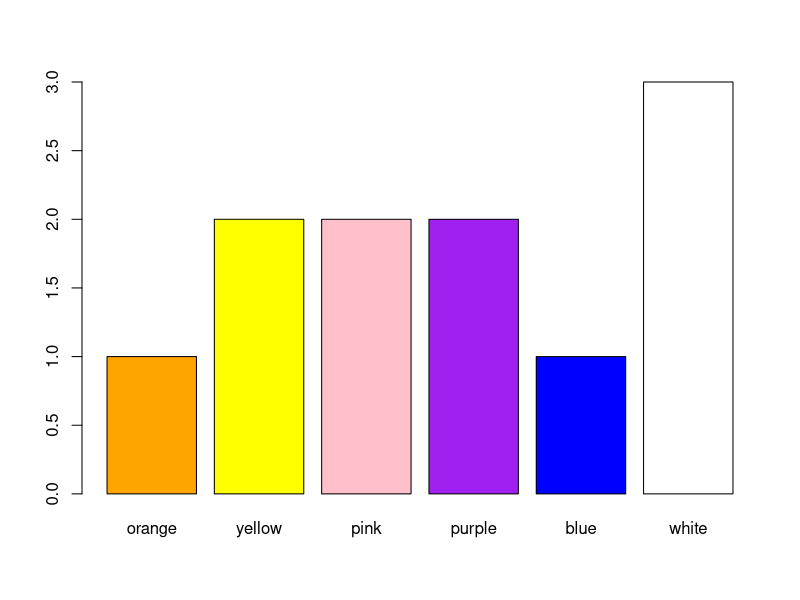

This chart was generated by the following R code:
# exibe a tabela dos dados em poneis.dat
pdat <- read.table("poneis.dat")

# mostrando cada coluna
pcor <- pdat$V1
pfreq <- pdat$V2

# frequência relativa
prel <- pfreq / sum(pfreq)
prel * 100

# barplot = gráfico de barra
# pieplot = gráfico de setor (pizza)
grafico <- barplot(pfreq, col = pcor, names = pcor)